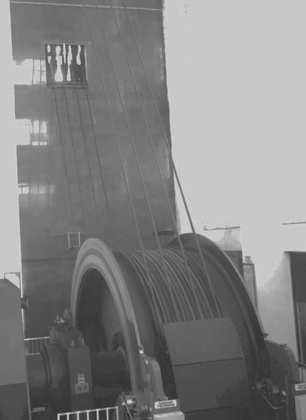
%> input picture DCPwithGIF/head_day11.jpg, 306 x 420 px, shrunk from 724 x 993 before the run
$ octave --eval "result = func_DCP(imread('head_day11.jpg'));"   (GNU Octave 9; MATLAB toolbox functions it lacks are replaced by stand-ins)
%> lines starting %> are read from the running program, lines starting %| are printed output that depends on the picture
% function for Dark Channel Prior without sky detect
function output = func_DCP(input)
J = input;
%> J is the input picture: size 420x306x3 uint8; min 46, max 217, mean 131.6

patch_size_dc1 = 15;
str1=strel('square',patch_size_dc1);
Jdark = imerode(min(J,[],3),str1);
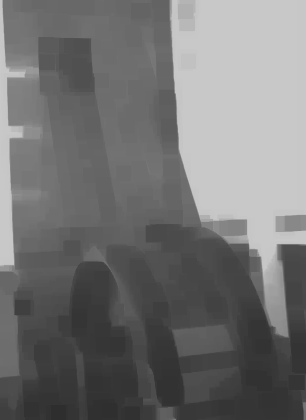
%> Jdark: size 420x306 uint8; min 46, max 200, mean 115.4

[m,n,~] = size(J);
%> m = 420; n = 306
imsize = m*n;
%> imsize = 128520
N = floor( m*n./1000 );
%> N = 128
JDarkVec = reshape(Jdark,imsize,1);
ImVec = reshape(J,imsize,3);
[~,indices] = sort(JDarkVec);
indices = indices(imsize-N+1:end);
%> indices = 128 values from 124404 to 124561
atmsum = zeros(1,3);
for ind = 1:N
    atmsum = atmsum + ImVec(indices(ind),:);
end
%> this loop made 128 passes
%> atmsum on passes 1 to 12: [200 200 200], [255 255 255], [255 255 255], [255 255 255], [255 255 255], [255 255 255], [255 255 255], [255 255 255], [255 255 255], [255 255 255], [255 255 255], [255 255 255]
Ac = atmsum/N;
%> Ac = [2 2 2]
w = 0.8;
im = zeros(size(J));
for ind = 1:3
    im(:,:,ind)= J(:,:,ind)./Ac(ind);
end
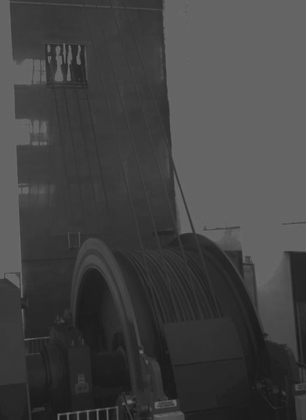
%> im: size 420x306x3 double; min 23, max 109, mean 66

dark2= imerode(min(im,[],3),str1);
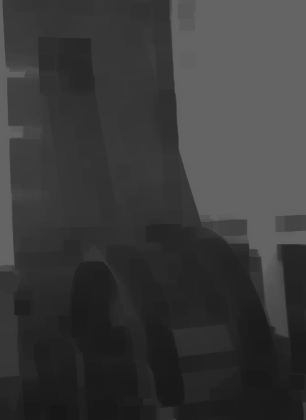
%> dark2: size 420x306 double; min 23, max 100, mean 57.9
Jt = 1 - w * dark2;
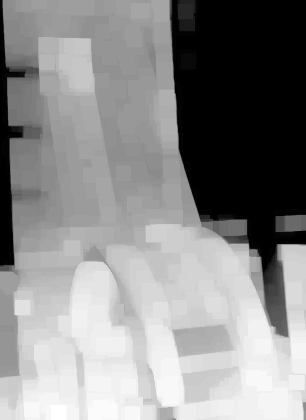
%> Jt: size 420x306 double; min -79, max -17.4, mean -45.33; drawn with min black and max white
r = 64;
eps = 0.01;
s = 16;
%> (the run ends here)
